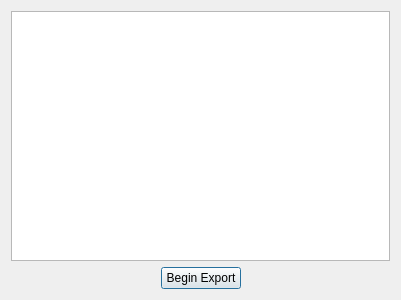
<?xml version="1.0" encoding="UTF-8"?>
<ui version="4.0">
 <class>FEQRASExportDlg</class>
 <widget class="QDialog" name="FEQRASExportDlg">
  <property name="enabled">
   <bool>true</bool>
  </property>
  <property name="geometry">
   <rect>
    <x>0</x>
    <y>0</y>
    <width>401</width>
    <height>300</height>
   </rect>
  </property>
  <property name="windowTitle">
   <string>Export Tiles</string>
  </property>
  <layout class="QVBoxLayout" name="verticalLayout">
   <item>
    <widget class="QTextEdit" name="computeMessageTextEdit">
     <property name="readOnly">
      <bool>true</bool>
     </property>
    </widget>
   </item>
   <item>
    <layout class="QHBoxLayout" name="horizontalLayout">
     <item>
      <spacer name="horizontalSpacer">
       <property name="orientation">
        <enum>Qt::Horizontal</enum>
       </property>
       <property name="sizeHint" stdset="0">
        <size>
         <width>40</width>
         <height>20</height>
        </size>
       </property>
      </spacer>
     </item>
     <item>
      <widget class="QPushButton" name="pushButton">
       <property name="enabled">
        <bool>true</bool>
       </property>
       <property name="focusPolicy">
        <enum>Qt::ClickFocus</enum>
       </property>
       <property name="text">
        <string>Begin Export</string>
       </property>
      </widget>
     </item>
     <item>
      <spacer name="horizontalSpacer_2">
       <property name="orientation">
        <enum>Qt::Horizontal</enum>
       </property>
       <property name="sizeHint" stdset="0">
        <size>
         <width>40</width>
         <height>20</height>
        </size>
       </property>
      </spacer>
     </item>
    </layout>
   </item>
  </layout>
 </widget>
 <resources/>
 <connections/>
</ui>
